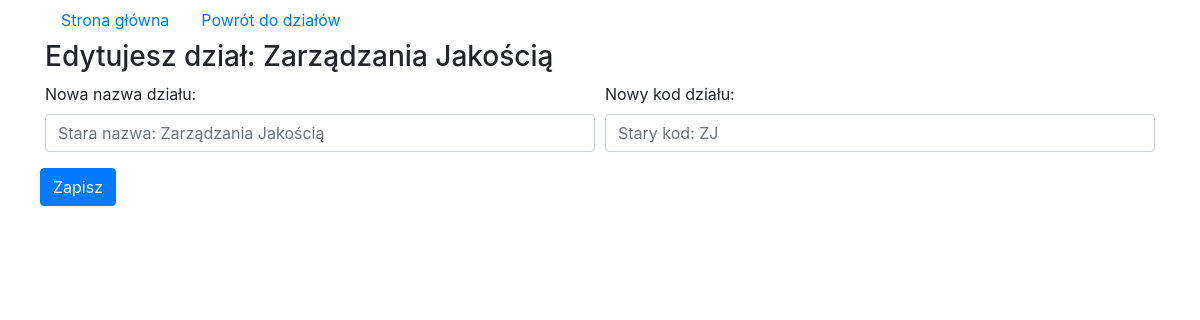
The app's page /crud/dzialy/8/edit with its own data.
### crud/models.py (models this page shows, shortened)
class Dzial(models.Model):
  name = models.CharField(max_length=25, null=False, blank=False)
  department_code = models.CharField(max_length=5, null=False, blank=False)

### crud/views.py (the view)
# urls.py: path('dzialy/<int:dzial_id>/edit', views.dzial_edit, name = 'dzial_edit'),
def dzial_edit(request, dzial_id):
  dzial = get_object_or_404(Dzial, pk = dzial_id)
  context = {'dzial': dzial}
  return render(request, 'crud/dzialEdit.html', context)

### crud/templates/crud/dzialEdit.html (shortened to what this page needs)
<!DOCTYPE html>
<html>
  <head>
    <link rel="stylesheet" href="https://stackpath.bootstrapcdn.com/bootstrap/4.3.1/css/bootstrap.min.css">
  </head>
  <body>
    <div class="container">
      <nav class="nav">
        <a class="nav-link active" href="/crud">Strona główna</a>
        <a class="nav-link active" href="/crud/dzialy">Powrót do działów</a>
      </nav>
      <h3>Edytujesz dział: {{ dzial.name }}</h3>
      <form action="{% url 'crud:dzial_to_edit' dzial.pk %}" method="POST">
        <div class="form-row">
          <div class="form-group col">
            <label for="inputName">Nowa nazwa działu:</label>
            <input type="text" name="departmentName" value="{{ dzial_name }}" class="form-control" id="departmentName" placeholder="Stara nazwa: {{ dzial.name }}">
          </div>
          <div class="form-group col">
            <label for="departmentCode">Nowy kod działu:</label>
            <input type="text" name="departmentCode" value="{{ department_code }}" class="form-control" id="departmentCode" placeholder="Stary kod: {{ dzial.department_code }}">
          </div>
        </div>
        <div class="form-row">
          <button type="submit" class="btn btn-primary">Zapisz</button>
        </div>
      </form>
    </div>
  </body>
</html>

### records on screen
Dzial: name "Zarządzania Jakością", departmentName "Stara nazwa: Zarządzania Jakością", departmentCode "Stary kod: ZJ"
